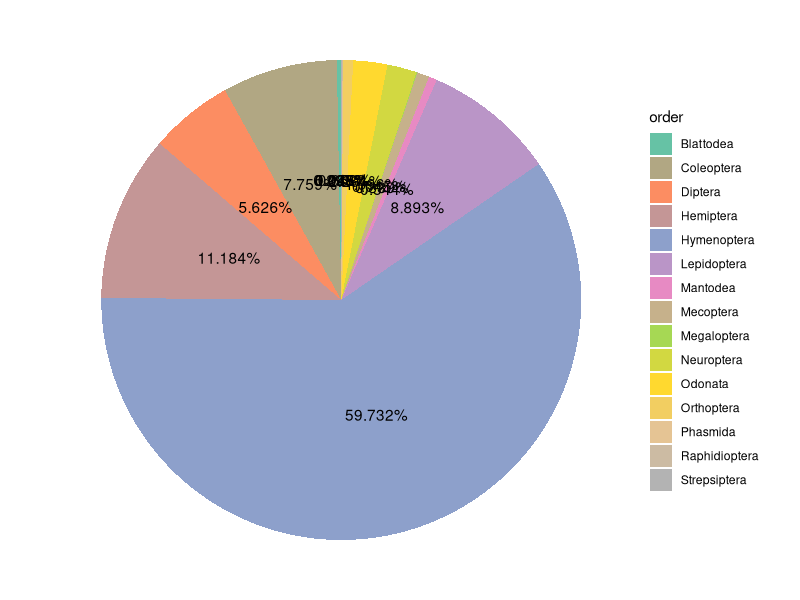

Here is the R script that generated this plot: (Note: this script raises an error after producing the figure.)
## ---- chunk 1
knitr::opts_chunk$set(echo = TRUE)
## ---- chunk 2
library(tidyverse)
library(dplyr)
library(ggplot2)
library(vegan)
library(RColorBrewer)
theme_set(theme_classic()) # Set the theme


setwd("C:/Users/Marcela Morassi/Documents/Github/EcoEnto")

data <- read.csv("data.csv", na.strings=c("","NA"))

## ---- chunk 3
###create data frames of counts
#species
species_count <- as.data.frame(table(data$species))
species_count <- species_count %>% rename(species = Var1, count = Freq)
#orders
orders_count <- as.data.frame(table(data$order))
orders_count <- orders_count %>% 
  rename(order = Var1, count = Freq) %>% 
   mutate(perc = count/sum(count)) %>% 
  mutate(labels = scales::percent(perc)) %>% 
  arrange(perc) %>%
  mutate(count = as.character(count))
#lepidoptera subset
lepidoptera_data <- data %>% 
  filter(order == "Lepidoptera")
lepfam_count <- as.data.frame(table(lepidoptera_data$family))
lepfam_count <- lepfam_count %>% 
  rename(family = Var1, countz = Freq) %>% 
  mutate(perc = countz/sum(countz)) %>% 
  arrange(perc) %>%
  mutate(labels = scales::percent(perc))


shannon_diversity = function(species, count) {
  # species: vector of species names; 
  # count: how many of each species are present
  
  # Create p, a vector of relative frequencies
  p = tibble(species, count) %>% 
    # Merge duplicate species 
    group_by(species) %>% 
    summarize(count = sum(count)) %>% 
    ungroup() %>% 
    # Remove zeroes
    filter(count > 0) %>% 
    # Convert to frequencies
    mutate(p = count / sum(count)) %>% 
    # Extract column p
    pull(p) 
  if(length(p) < 2) return(0) # one or 0 species has an H of 0
  exp( -sum(p * log(p)) ) # exponential of shannon index
}

species_count %>% summarize(shannon = shannon_diversity(species, count)) %>% 
  View()

## ---- chunk 4
#setting color palette
nb.cols <- 15
mycolors <- colorRampPalette(brewer.pal(8, "Set2"))(nb.cols)

ggplot(orders_count, aes(x="", y=perc, fill = order))+
  geom_col()+
  geom_text(aes(label = labels),
            position = position_stack(vjust = 0.5)) +
  coord_polar(theta = "y")+
  theme_void()+
  scale_fill_manual(values = mycolors)
                                      
## ---- chunk 5
#filtering out years of interest
data_comp <- data %>% 
  filter(year == 1976|1986|1994|1998|2000|2020|2021)
#formatting as species count by year
data_comp <- as.data.frame(table(data_comp$year, data_comp$species))
#not sure what this is doing, for Shannon's
rownames(data_comp) <- data_comp[,1]
data_comp <- data_comp[,-1]
head(data_comp)

#trying to do Shannon's diversity
data_comp2 <- data_comp %>%
  filter(Freq>0) %>% 
  group_by(Var1) %>% 
  diversity(index = "shannon") %>% 
  view()
plot(diversity(data_comp))
